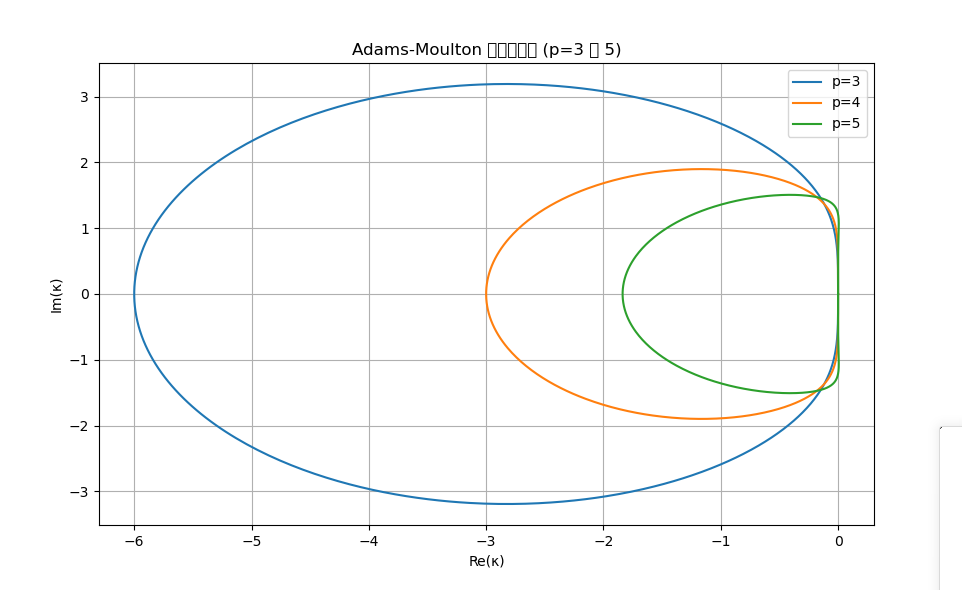

Write the Python code that produced this figure.
import numpy as np
import matplotlib.pyplot as plt

orders = [3, 4, 5]
theta = np.linspace(0, 2 * np.pi, 1000)
z = np.exp(1j * theta)

plt.figure(figsize=(10, 6))
plt.title("Adams-Moulton 绝对稳定域 (p=3 到 5)")
plt.xlabel("Re(κ)")
plt.ylabel("Im(κ)")
plt.grid(True)

for p in orders:
    if p == 3:
        rho_coeff = [1, -1, 0, 0]
        sigma_coeff = [5/12, 2/3, -1/12, 0]
    elif p == 4:
        rho_coeff = [1, -1, 0, 0, 0]
        sigma_coeff = [3/8, 19/24, -5/24, 1/24, 0]
    elif p == 5:
        rho_coeff = [1, -1, 0, 0, 0, 0]
        sigma_coeff = [251/720, 646/720, -264/720, 106/720, -19/720, 0]
    
    rho = np.polyval(rho_coeff, z)
    sigma = np.polyval(sigma_coeff, z)
    gamma = rho / sigma

    plt.plot(np.real(gamma), np.imag(gamma), label="p={}".format(p))

plt.legend()
plt.show()
